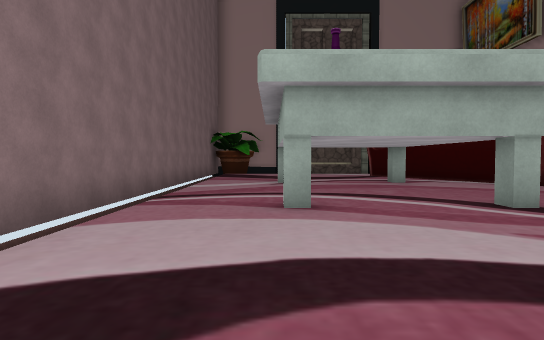
[1] (above)

16 first-person views from a walk through a Unity game level. The camera is 1.2 m above the floor, tilts 2° down and sees 75° across. The floor is counted in squares, 2 m on a side. Each view is taken from the middle of a square. On the plan, view 1 faces up. The plan holds only what a view shows up to about 10 squares ahead; the rest is blank. Some surface patterns are stand-ins.

[2]
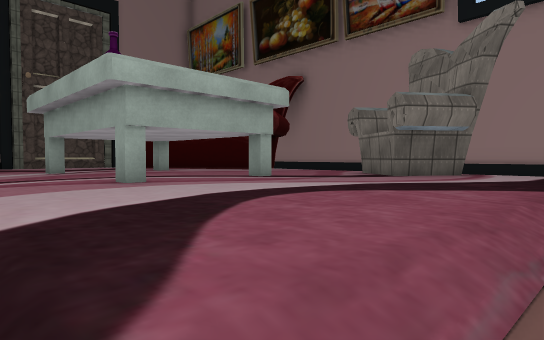

[3]
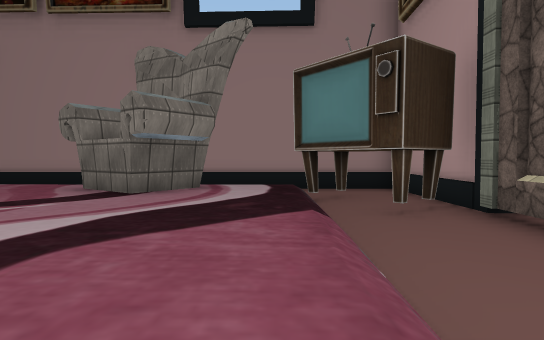

[4]
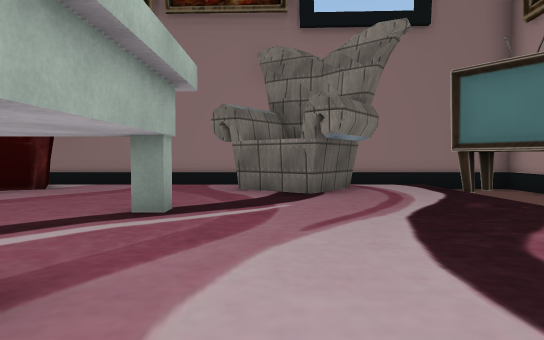

[5]
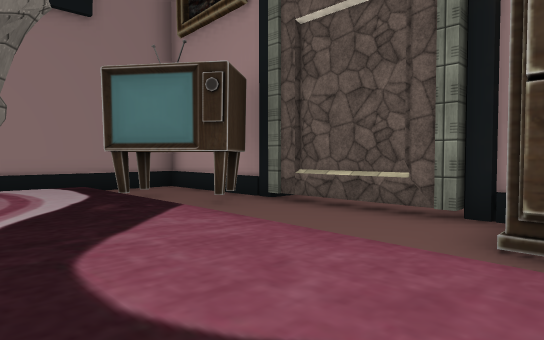

[6]
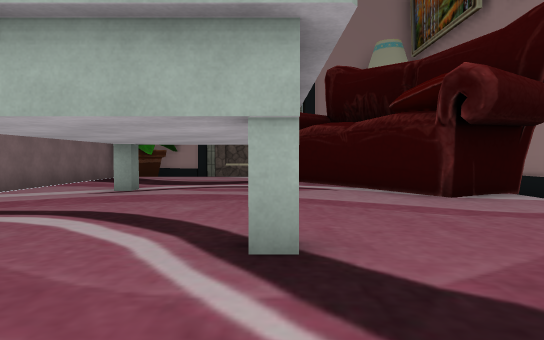

[7]
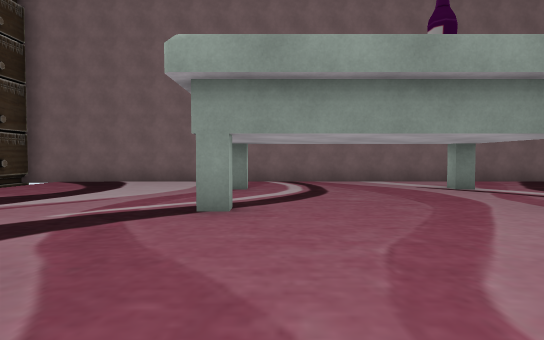

[8]
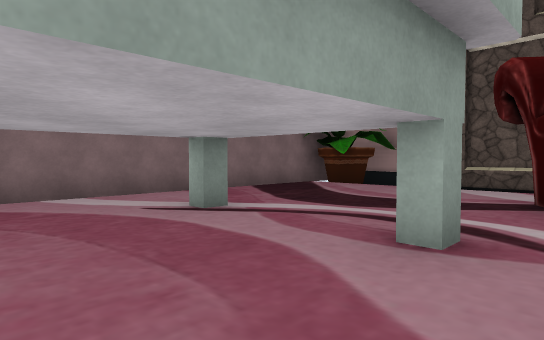

[9]
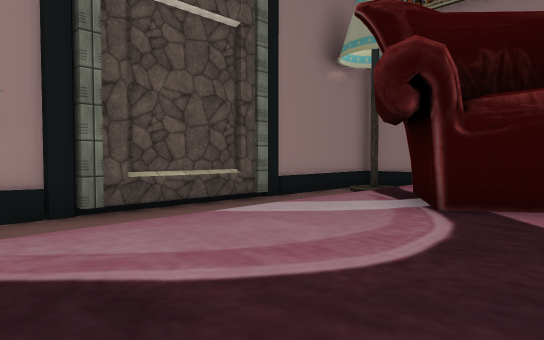

[10]
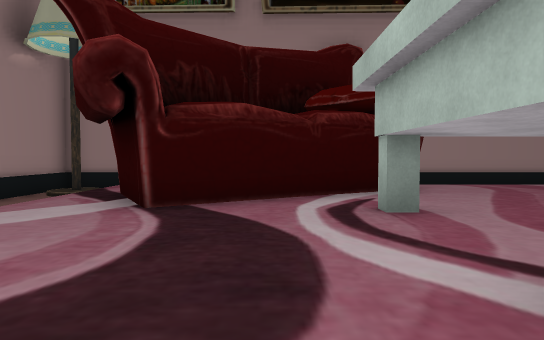

[11]
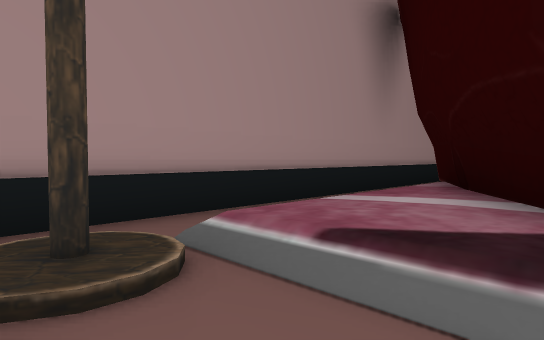

[12]
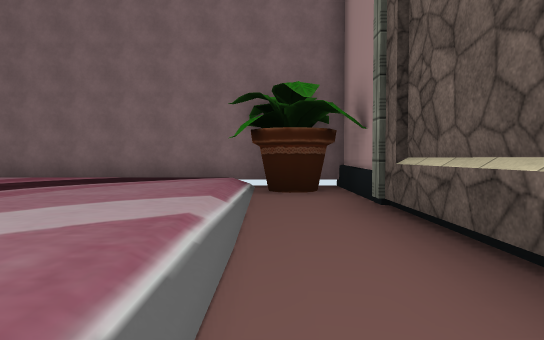

[13]
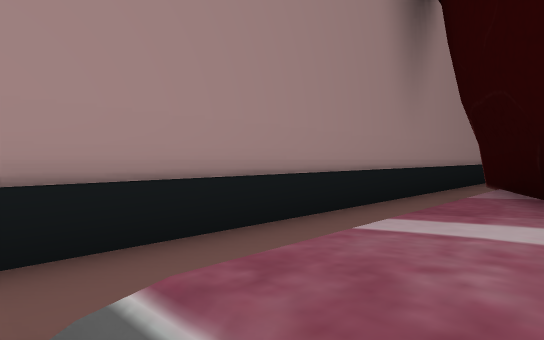

[14]
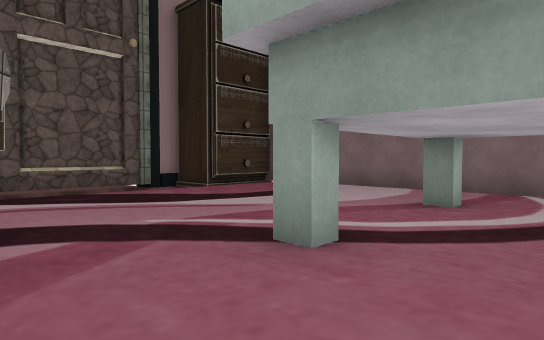

[15]
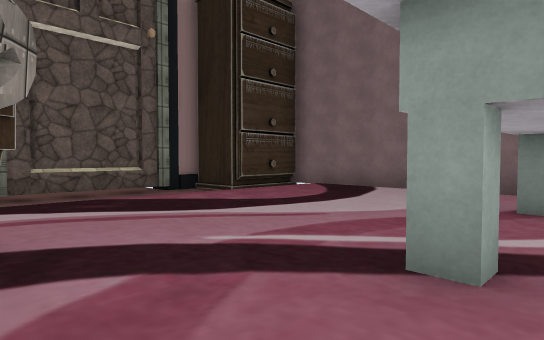

[16]
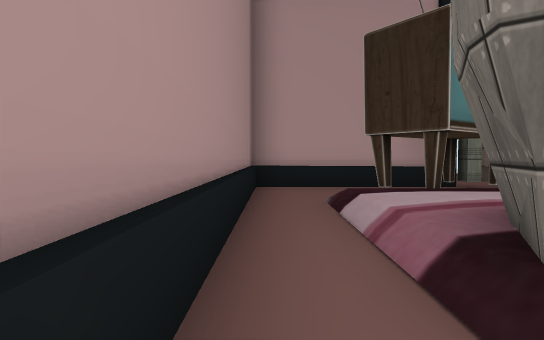

### Floor plan
Key: @ floor where view 1 was taken; # wall or solid block; . main floor; - floor 0.5 m lower than the main floor; / step, stairs or slope; = window, fence, low wall or low ledge; T thing the floor can be seen under or through.
Columns run from 3 left of view 1 to 9 right of it. Each row starts with its distance up from view 1.
 16  #########=##
 15  #--------/-#
 14 ###-------#-#
 13 #//......./-#
 12 #/.....##./-#
 11 #/.....###/-#
 10 #/.....####-#
  9 #/......###-#
  8 #/.T..T..##-#
  7 #/. ..T..//-#
  6 #/. ..T.../-#
  5 #/.T..T.../-#
  4 #/..TTT.../-#
  3 #/.......##-#
  2 #/......###-#
  1 #/......../-#
  0 #/.@....../-#
 -1 #--------#--#
 -2  ##----#----#
 -3   #-#####---#
 -4   ###   #####

Where each view was taken, in squares from view 1:
view 1: 0 up, 0 right, facing up
view 2: 1 down, 2 left, facing up-right
view 3: 0 up, 1 left, facing right
view 4: 3 up, 1 left, facing right
view 5: 2 up, 1 left, facing down-right
view 6: 2 up, 3 right, facing up
view 7: 5 up, 7 right, facing left
view 8: 6 up, 4 right, facing up-left
view 9: 10 up, 1 left, facing up-right
view 10: 10 up, 1 left, facing right
view 11: 15 up, 5 right, facing down-right
view 12: 14 up, 5 right, facing left
view 13: 14 up, 6 right, facing down-right
view 14: 6 up, 5 right, facing down-left
view 15: 5 up, 5 right, facing down-left
view 16: 4 up, 8 right, facing down
